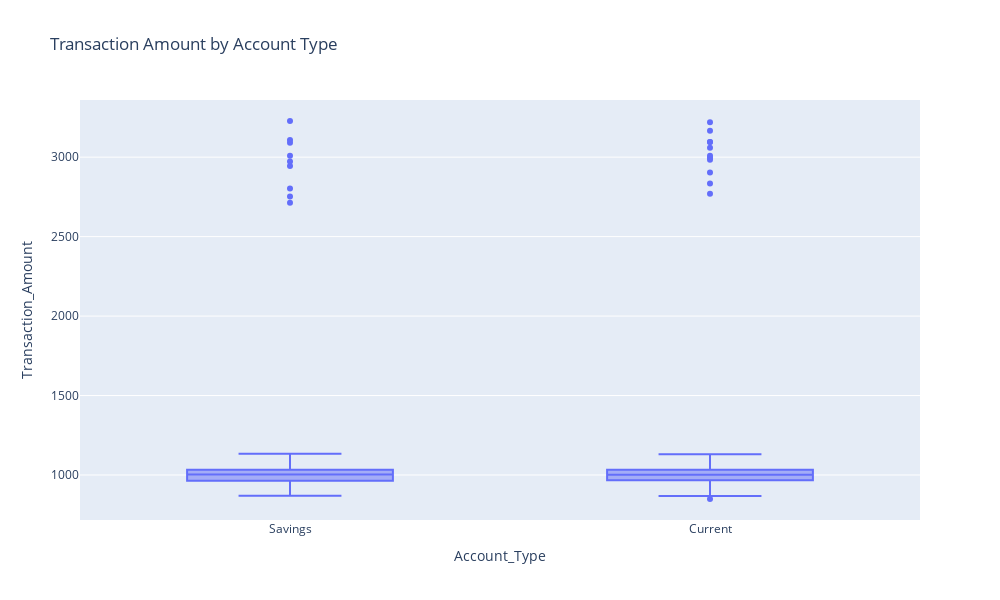

The notebook cell this image was saved under:
### Code cell
# Transaction Amount by Account Type

fig_box_amount = px.box(anomalty, x ='Account_Type', y='Transaction_Amount', title='Transaction Amount by Account Type')
fig_box_amount.update_layout(width=1000, height=600)

fig_box_amount.show()

### Figure 1 — Plotly figure (JSON) as saved in the notebook; plotly's stock layout.template omitted (floating-point values rounded to 4 significant figures; data arrays with more than 128 entries replaced by an {"elided": "..."} marker saying what was removed)
{"data": [{"alignmentgroup": "True", "hovertemplate": "Account_Type=%{x}<br>Transaction_Amount=%{y}<extra></extra>", "legendgroup": "", "marker": {"color": "#636efa"}, "name": "", "notched": false, "offsetgroup": "", "orientation": "v", "showlegend": false, "type": "box", "x": {"elided": "1000 str values"}, "x0": " ", "xaxis": "x", "y": {"elided": "1000 float values"}, "y0": " ", "yaxis": "y"}], "layout": {"boxmode": "group", "height": 600, "legend": {"tracegroupgap": 0}, "title": {"text": "Transaction Amount by Account Type"}, "width": 1000, "xaxis": {"anchor": "y", "autorange": true, "domain": [0, 1], "range": [-0.5, 1.5], "title": {"text": "Account_Type"}, "type": "category"}, "yaxis": {"anchor": "x", "autorange": true, "domain": [0, 1], "range": [716.9, 3360.0], "title": {"text": "Transaction_Amount"}, "type": "linear"}}}
